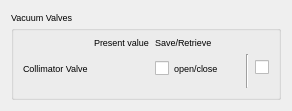
<?xml version="1.0" encoding="UTF-8"?>
<ui version="4.0">
 <class>vacuumValveSnapshot</class>
 <widget class="TaurusWidget" name="vacuumValveSnapshot">
  <property name="geometry">
   <rect>
    <x>0</x>
    <y>0</y>
    <width>291</width>
    <height>108</height>
   </rect>
  </property>
  <property name="font">
   <font>
    <pointsize>7</pointsize>
   </font>
  </property>
  <property name="windowTitle">
   <string>Form</string>
  </property>
  <layout class="QGridLayout" name="gridLayout">
   <item row="1" column="0">
    <widget class="TaurusGroupBox" name="vacuumValveGroup">
     <property name="title">
      <string>Vacuum Valves</string>
     </property>
     <layout class="QGridLayout" name="gridLayout_2">
      <item row="2" column="1">
       <widget class="TaurusLed" name="VaccumCollimatorValveRead">
        <property name="minimumSize">
         <size>
          <width>15</width>
          <height>15</height>
         </size>
        </property>
        <property name="maximumSize">
         <size>
          <width>15</width>
          <height>15</height>
         </size>
        </property>
       </widget>
      </item>
      <item row="2" column="2" colspan="2">
       <widget class="QCheckBox" name="VaccumCollimatorValveWrite">
        <property name="minimumSize">
         <size>
          <width>85</width>
          <height>28</height>
         </size>
        </property>
        <property name="maximumSize">
         <size>
          <width>85</width>
          <height>28</height>
         </size>
        </property>
        <property name="text">
         <string>open/close</string>
        </property>
       </widget>
      </item>
      <item row="2" column="5">
       <widget class="QCheckBox" name="VaccumCollimatorValveCheck">
        <property name="text">
         <string/>
        </property>
       </widget>
      </item>
      <item row="4" column="1">
       <spacer name="verticalSpacer">
        <property name="orientation">
         <enum>Qt::Vertical</enum>
        </property>
        <property name="sizeHint" stdset="0">
         <size>
          <width>20</width>
          <height>40</height>
         </size>
        </property>
       </spacer>
      </item>
      <item row="2" column="0">
       <widget class="QLabel" name="VaccumCollimatorValveLabel">
        <property name="text">
         <string>Collimator Valve</string>
        </property>
       </widget>
      </item>
      <item row="2" column="4" rowspan="2">
       <widget class="Line" name="line">
        <property name="orientation">
         <enum>Qt::Vertical</enum>
        </property>
       </widget>
      </item>
      <item row="1" column="1">
       <widget class="QLabel" name="PresentTitle">
        <property name="text">
         <string>Present value</string>
        </property>
       </widget>
      </item>
      <item row="1" column="2">
       <widget class="QLabel" name="SaveRetrieveTitle">
        <property name="text">
         <string>Save/Retrieve</string>
        </property>
       </widget>
      </item>
     </layout>
    </widget>
   </item>
  </layout>
 </widget>
 <customwidgets>
  <customwidget>
   <class>TaurusWidget</class>
   <extends>QWidget</extends>
   <header>taurus.qt.qtgui.container</header>
   <container>1</container>
  </customwidget>
  <customwidget>
   <class>TaurusGroupBox</class>
   <extends>QGroupBox</extends>
   <header>taurus.qt.qtgui.container</header>
   <container>1</container>
  </customwidget>
  <customwidget>
   <class>TaurusLed</class>
   <extends>QLed</extends>
   <header>taurus.qt.qtgui.display</header>
  </customwidget>
  <customwidget>
   <class>QLed</class>
   <extends>QPixmapWidget</extends>
   <header>taurus.qt.qtgui.display</header>
  </customwidget>
  <customwidget>
   <class>QPixmapWidget</class>
   <extends>QWidget</extends>
   <header>taurus.qt.qtgui.display</header>
  </customwidget>
 </customwidgets>
 <resources/>
 <connections/>
</ui>
